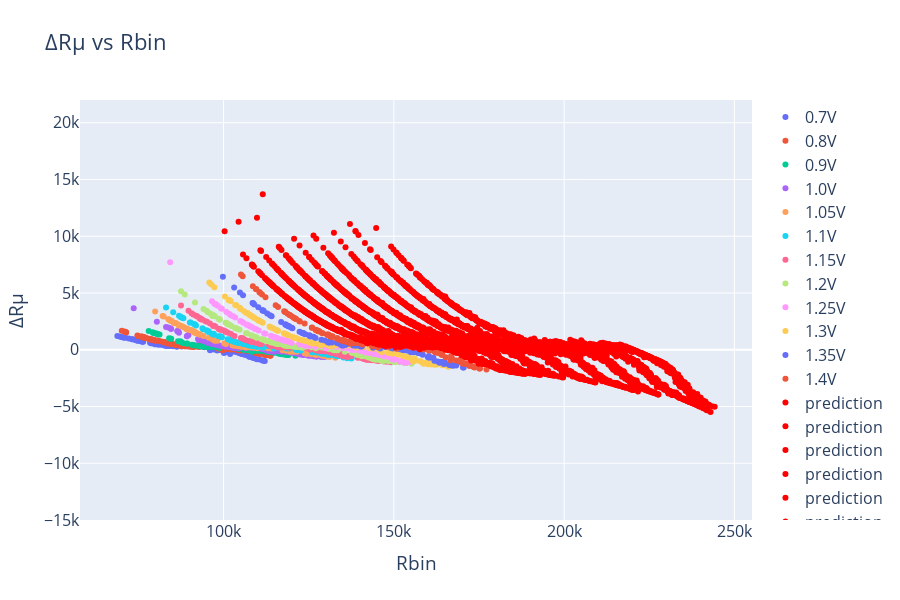

The notebook cell saved with this chart:
### Code cell
fig = go.Figure()

for val1, col1 in zip(plot_df_val['v'].unique(), colours):
    data1 = plot_df_val.loc[plot_df_val['v']==val1]
    # fig.add_trace(go.Scatter(y = data1['y_val'],
    #                          x = data1['Rbin'],
    #                          marker=dict(color='red'),
    #                          mode='markers',
    #                          name=f'{val1}V'
    #                          ))
    fig.add_trace(go.Scatter(y = data1['y_val_pred'],
                             x = data1['Rbin'],
                             marker=dict(color=col1),
                             mode='markers',
                             name=f'{val1}V'
                             ))
for val, col in zip(plot_df['v'].unique(), colours):
    data = plot_df.loc[plot_df['v']==val]
    # fig.add_trace(go.Scatter(y = data['Y_test'],
    #                          x = data['Rbin'],
    #                          marker=dict(color=col),
    #                          mode='markers',
    #                          name=f'{val}V'
    #                          ))
    fig.add_trace(go.Scatter(y = data['y_test_pred'],
                             x = data['Rbin'],
                             marker=dict(color='red'),
                             mode='markers',
                             name='prediction'
                             ))
fig.update_layout(
    font_size =16,
    height =600,
    title="\u0394R\u03BC vs Rbin",
    xaxis_title="Rbin",
    yaxis_title="\u0394R\u03BC",
    yaxis_range=[-15000,22000],
)
